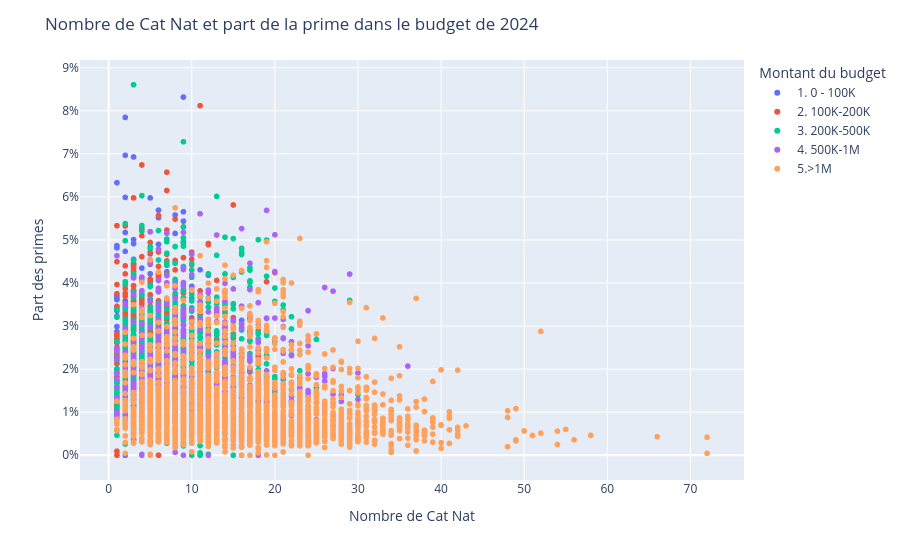

The code cell stored with this chart in its notebook:
### Code cell
fig = px.scatter(
    budget_tot.loc[(budget_tot["annee"] == 2024) & (budget_tot["part_prime"] < 0.1)],
    x="catnat_count",
    y="part_prime",
    color="budget_cat",
    category_orders={"budget_cat": sort1},
)

fig.update_layout(
    title="Nombre de Cat Nat et part de la prime dans le budget de 2024",
    yaxis_title="Part des primes",
    xaxis_title="Nombre de Cat Nat",
    legend_title="Montant du budget",
    yaxis_tickformat=".0%",
)

fig.show()

### Figure 1 — Plotly figure (JSON) as saved in the notebook; plotly's stock layout.template omitted (floating-point values rounded to 4 significant figures; data arrays with more than 128 entries replaced by an {"elided": "..."} marker saying what was removed)
{"data": [{"hovertemplate": "budget_cat=1. 0 - 100K<br>catnat_count=%{x}<br>part_prime=%{y}<extra></extra>", "legendgroup": "1. 0 - 100K", "marker": {"color": "#636efa", "symbol": "circle"}, "mode": "markers", "name": "1. 0 - 100K", "showlegend": true, "type": "scattergl", "x": {"elided": "219 float values"}, "xaxis": "x", "y": {"elided": "219 float values"}, "yaxis": "y"}, {"hovertemplate": "budget_cat=2. 100K-200K<br>catnat_count=%{x}<br>part_prime=%{y}<extra></extra>", "legendgroup": "2. 100K-200K", "marker": {"color": "#EF553B", "symbol": "circle"}, "mode": "markers", "name": "2. 100K-200K", "showlegend": true, "type": "scattergl", "x": {"elided": "641 float values"}, "xaxis": "x", "y": {"elided": "641 float values"}, "yaxis": "y"}, {"hovertemplate": "budget_cat=3. 200K-500K<br>catnat_count=%{x}<br>part_prime=%{y}<extra></extra>", "legendgroup": "3. 200K-500K", "marker": {"color": "#00cc96", "symbol": "circle"}, "mode": "markers", "name": "3. 200K-500K", "showlegend": true, "type": "scattergl", "x": {"elided": "1180 float values"}, "xaxis": "x", "y": {"elided": "1180 float values"}, "yaxis": "y"}, {"hovertemplate": "budget_cat=4. 500K-1M<br>catnat_count=%{x}<br>part_prime=%{y}<extra></extra>", "legendgroup": "4. 500K-1M", "marker": {"color": "#ab63fa", "symbol": "circle"}, "mode": "markers", "name": "4. 500K-1M", "showlegend": true, "type": "scattergl", "x": {"elided": "933 float values"}, "xaxis": "x", "y": {"elided": "933 float values"}, "yaxis": "y"}, {"hovertemplate": "budget_cat=5.>1M<br>catnat_count=%{x}<br>part_prime=%{y}<extra></extra>", "legendgroup": "5.>1M", "marker": {"color": "#FFA15A", "symbol": "circle"}, "mode": "markers", "name": "5.>1M", "showlegend": true, "type": "scattergl", "x": {"elided": "2307 float values"}, "xaxis": "x", "y": {"elided": "2307 float values"}, "yaxis": "y"}], "layout": {"legend": {"title": {"text": "Montant du budget"}, "tracegroupgap": 0}, "margin": {"t": 60}, "title": {"text": "Nombre de Cat Nat et part de la prime dans le budget de 2024"}, "xaxis": {"anchor": "y", "domain": [0, 1], "title": {"text": "Nombre de Cat Nat"}}, "yaxis": {"anchor": "x", "domain": [0, 1], "tickformat": ".0%", "title": {"text": "Part des primes"}}}}
